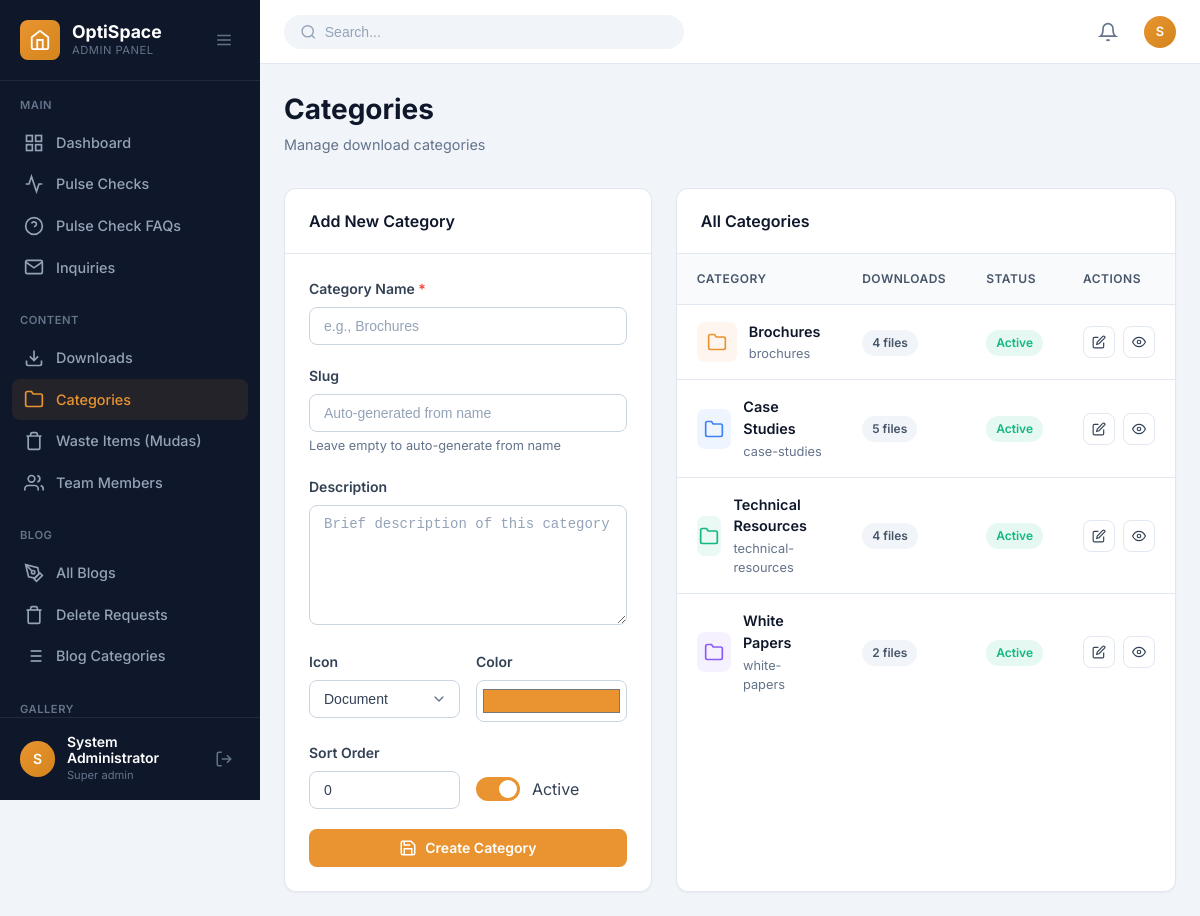
Screenshot of /admin/categories.php (signed in) with the database file from the repository.
### tables this page shows
CREATE TABLE IF NOT EXISTS download_categories (
    id INT AUTO_INCREMENT PRIMARY KEY,
    name VARCHAR(100) NOT NULL,
    slug VARCHAR(100) NOT NULL UNIQUE,
    description TEXT DEFAULT NULL,
    icon VARCHAR(50) DEFAULT 'document',
    color VARCHAR(20) DEFAULT '#E99431',
    sort_order INT DEFAULT 0,
    is_active TINYINT(1) DEFAULT 1,
    created_at TIMESTAMP DEFAULT CURRENT_TIMESTAMP,
    updated_at TIMESTAMP DEFAULT CURRENT_TIMESTAMP ON UPDATE CURRENT_TIMESTAMP
);

### admin/categories.php (the view, shortened to what this page needs)
<?php
$conn = getDBConnection();
$errors = [];
$editCategory = null;
$categories = $conn->query("
    SELECT c.*,
           (SELECT COUNT(*) FROM downloads d WHERE d.category_id = c.id) as download_count
    FROM download_categories c
    ORDER BY c.sort_order, c.name
");
include __DIR__ . '/includes/header.php';
?>
<div class="page-header">
    <div class="page-title-section">
        <h1 class="page-title">Categories</h1>
        <p class="page-subtitle">Manage download categories</p>
    </div>
</div>
<div style="display: grid; grid-template-columns: 1fr 1fr; gap: 1.5rem;">
    <div class="card">
        <div class="card-header">
            <h3 class="card-title"><?php echo $editCategory ? 'Edit Category' : 'Add New Category'; ?></h3>
        </div>
        <div class="card-body">
            <form method="POST">
                <div class="form-group">
                    <label for="name" class="form-label">
                        Category Name <span class="required">*</span>
                    </label>
                    <input type="text" id="name" name="name" class="form-control <?php echo isset($errors['name']) ? 'error' : ''; ?>"
                           placeholder="e.g., Brochures" required
                           value="<?php echo htmlspecialchars($editCategory['name'] ?? ($_POST['name'] ?? '')); ?>">
                </div>
                <div class="form-group">
                    <label for="slug" class="form-label">Slug</label>
                    <input type="text" id="slug" name="slug" class="form-control <?php echo isset($errors['slug']) ? 'error' : ''; ?>"
                           placeholder="Auto-generated from name"
                           value="<?php echo htmlspecialchars($editCategory['slug'] ?? ($_POST['slug'] ?? '')); ?>">
                    <span class="form-hint">Leave empty to auto-generate from name</span>
                </div>
                <div class="form-group">
                    <label for="description" class="form-label">Description</label>
                    <textarea id="description" name="description" class="form-control" rows="2"
                              placeholder="Brief description of this category"><?php echo htmlspecialchars($editCategory['description'] ?? ($_POST['description'] ?? '')); ?></textarea>
                </div>
                <div class="form-row">
                    <div class="form-group">
                        <label for="icon" class="form-label">Icon</label>
                        <select id="icon" name="icon" class="form-control form-select">
                            <?php
                            $icons = ['book', 'document', 'cog', 'academic-cap', 'folder', 'chart', 'lightbulb', 'puzzle'];
                            $currentIcon = $editCategory['icon'] ?? ($_POST['icon'] ?? 'document');
                            foreach ($icons as $icon):
                            ?>
                                <option value="<?php echo $icon; ?>" <?php echo $currentIcon == $icon ? 'selected' : ''; ?>>
                                    <?php echo ucfirst(str_replace('-', ' ', $icon)); ?>
                                </option>
                            <?php endforeach; ?>
                        </select>
                    </div>
                    <div class="form-group">
                        <label for="color" class="form-label">Color</label>
                        <input type="color" id="color" name="color" class="form-control" style="height: 42px; padding: 4px;"
                               value="<?php echo htmlspecialchars($editCategory['color'] ?? ($_POST['color'] ?? '#E99431')); ?>">
                    </div>
                </div>
                <div class="form-row">
                    <div class="form-group">
                        <label for="sort_order" class="form-label">Sort Order</label>
                        <input type="number" id="sort_order" name="sort_order" class="form-control" min="0"
                               value="<?php echo htmlspecialchars($editCategory['sort_order'] ?? ($_POST['sort_order'] ?? '0')); ?>">
                    </div>
                    <div class="form-group" style="display: flex; align-items: center; padding-top: 28px;">
                        <label class="toggle-switch" style="margin-right: 0.75rem;">
                            <span class="toggle-slider"></span>
                        </label>
                        <span>Active</span>
                    </div>
                </div>
                <button type="submit" class="btn btn-primary" style="width: 100%;">
                    <svg viewBox="0 0 24 24" fill="none" stroke="currentColor" stroke-width="2">
                        <path d="M19 21H5a2 2 0 0 1-2-2V5a2 2 0 0 1 2-2h11l5 5v11a2 2 0 0 1-2 2z"/>
                        <polyline points="17 21 17 13 7 13 7 21"/>
                        <polyline points="7 3 7 8 15 8"/>
                    </svg>
                    <?php echo $editCategory ? 'Update Category' : 'Create Category'; ?>
                </button>
            </form>
        </div>
    </div>
    <div class="card">
        <div class="card-header">
            <h3 class="card-title">All Categories</h3>
        </div>
        <div class="table-container">
            <table class="data-table">
                <thead>
                    <tr>
                        <th>Category</th>
                        <th>Downloads</th>
                        <th>Status</th>
                        <th>Actions</th>
                    </tr>
                </thead>
                <tbody>
                    <?php if ($categories->num_rows > 0): ?>
                        <?php while ($category = $categories->fetch_assoc()): ?>
                            <tr>
                                <td>
                                    <div class="table-item">
                                        <div class="table-item-icon" style="background: <?php echo htmlspecialchars($category['color']); ?>15;">
                                            <svg viewBox="0 0 24 24" fill="none" stroke="<?php echo htmlspecialchars($category['color']); ?>" stroke-width="2" style="width: 20px; height: 20px;">
                                                <path d="M22 19a2 2 0 0 1-2 2H4a2 2 0 0 1-2-2V5a2 2 0 0 1 2-2h5l2 3h9a2 2 0 0 1 2 2z"/>
                                            </svg>
                                        </div>
                                        <div class="table-item-info">
                                            <h4><?php echo htmlspecialchars($category['name']); ?></h4>
                                            <p><?php echo htmlspecialchars($category['slug']); ?></p>
                                        </div>
                                    </div>
                                </td>
                                <td>
                                    <span class="badge badge-gray"><?php echo $category['download_count']; ?> files</span>
                                </td>
                                <td>
                                    <?php if ($category['is_active']): ?>
                                        <span class="badge badge-success">Active</span>
                                    <?php else: ?>
                                        <span class="badge badge-gray">Inactive</span>
                                    <?php endif; ?>
                                </td>
                                <td>
                                    <div class="table-actions">
                                        <a href="?edit=<?php echo $category['id']; ?>"
                                           class="btn btn-secondary btn-sm btn-icon" title="Edit">
                                            <svg viewBox="0 0 24 24" fill="none" stroke="currentColor" stroke-width="2">
                                                <path d="M11 4H4a2 2 0 0 0-2 2v14a2 2 0 0 0 2 2h14a2 2 0 0 0 2-2v-7"/>
                                                <path d="M18.5 2.5a2.121 2.121 0 0 1 3 3L12 15l-4 1 1-4 9.5-9.5z"/>
                                            </svg>
                                        </a>
                                        <a href="?toggle=<?php echo $category['id']; ?>"
                                           class="btn btn-secondary btn-sm btn-icon"
                                           title="<?php echo $category['is_active'] ? 'Deactivate' : 'Activate'; ?>">
                                            <?php if ($category['is_active']): ?>
                                                <svg viewBox="0 0 24 24" fill="none" stroke="currentColor" stroke-width="2">
                                                    <path d="M1 12s4-8 11-8 11 8 11 8-4 8-11 8-11-8-11-8z"/>
                                                    <circle cx="12" cy="12" r="3"/>
                                                </svg>
                                            <?php endif; ?>
                                        </a>
                                    </div>
                                </td>
                            </tr>
                        <?php endwhile; ?>
                    <?php endif; ?>
                </tbody>
            </table>
        </div>
    </div>
</div>
<?php include __DIR__ . '/includes/footer.php'; ?>

### rows the page displays
download_categories: name "Brochures", slug "brochures", download_count "4", is_active "Active"
download_categories: name "Case Studies", slug "case-studies", download_count "5", is_active "Active"
download_categories: name "Technical Resources", slug "technical-resources", download_count "4", is_active "Active"
download_categories: name "White Papers", slug "white-papers", download_count "2", is_active "Active"

### other values shown
substr($admin['full_name'] ?? 'A', 0, 1) "S"
$admin['full_name'] "System Administrator"
str_replace('_', ' ', $admin['role'] ?? 'Admin') "Super admin"
form field icon "Document"
